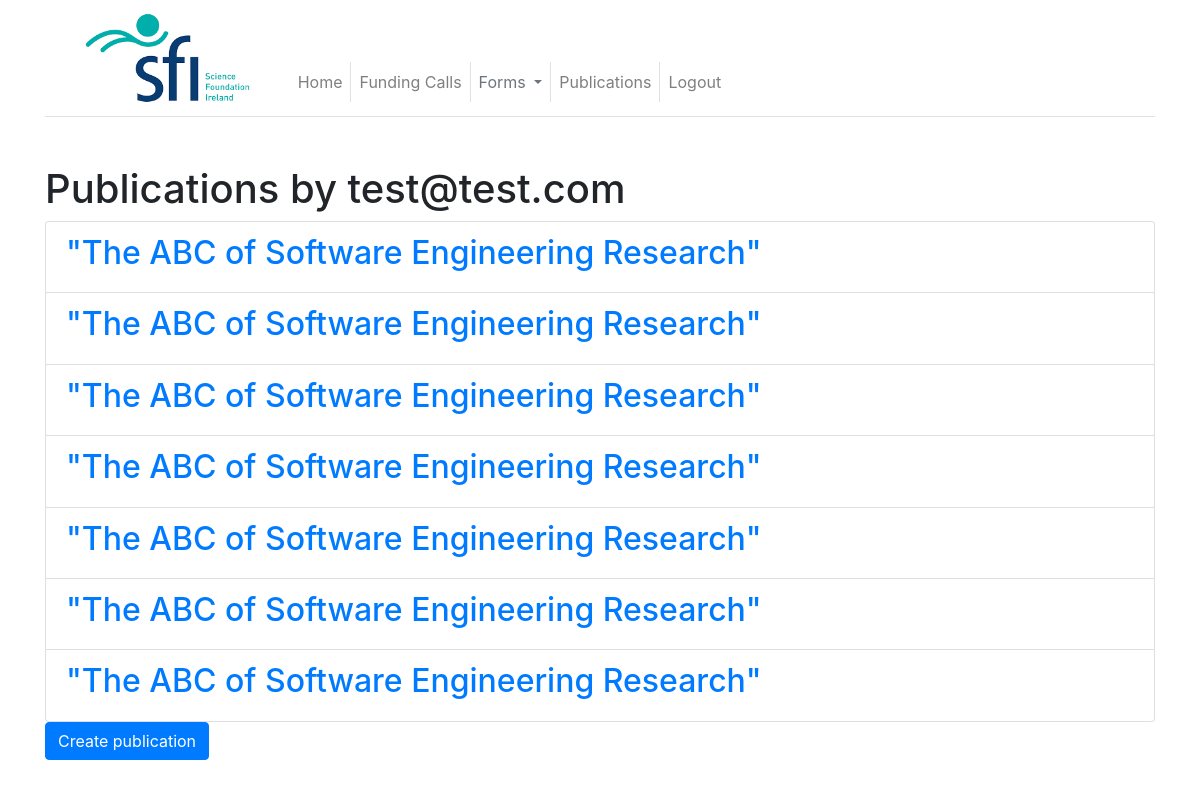
The app's page /publications/by/1 (signed in) with its own data.
### app/models.py (models this page shows, shortened)
class User(UserMixin, db.Model):
    id = db.Column(db.Integer, primary_key=True)
    orcid = db.Column(db.String(64), index=True, unique=True)
    username = db.Column(db.String(64), index=True, unique=True)
    email = db.Column(db.String(120), index=True, unique=True)
    password_hash = db.Column(db.String(128))
    is_admin = db.Column(db.Boolean, default=False)
    is_reviewer = db.Column(db.Boolean, default=False)
    posts = db.relationship("Post", backref="author", lazy="dynamic")
    about_me = db.Column(db.String(140))
    last_seen = db.Column(db.DateTime, default=datetime.utcnow)
    groups = db.relationship("GroupMembership", back_populates="user")
    general_information = db.relationship("GeneralInformation", uselist=False)
    education_information = db.relationship("EducationInformation")
    employment_information = db.relationship("EmploymentInformation")
    societies_information = db.relationship("SocietiesInformation")
    awards_information = db.relationship("AwardsInformation")
    funding_diversification = db.relationship("FundingDiversification")
    impacts = db.relationship("Impacts")
    innovation_and_commercialisation = db.relationship("InnovationAndCommercialisation")
    presentations = db.relationship("Presentations")
    academic_collaborations = db.relationship("AcademicCollaborations")
    non_academic_collaborations = db.relationship("NonAcademicCollaborations")
    events = db.relationship("Events")
    communications_overview = db.relationship("CommunicationsOverview")
    sfi_funding_ratio = db.relationship("SfiFundingRatio")
    education_public_engagement = db.relationship("EducationPublicEngagement")
    annual_report = db.relationship("AnnualReport")

class Publication(db.Model):
    id = db.Column(db.Integer, primary_key=True)
    primary_user = db.Column(db.Integer, db.ForeignKey("user.id"))
    year = db.Column(db.Integer)
    type = db.Column(db.String(64))
    status = db.Column(db.String(64))
    doi = db.Column(db.String(64))
    title = db.Column(db.Text)
    journal = db.Column(db.Text)

### app/publications.py (the view)
@app.route("/publications", defaults={"id": None})
@app.route("/publications/by/<int:id>")
@login_required
def list_publications(id):
    if id is None:
        user = None
        publications = Publication.query.all()
    else:
        user = User.query.filter_by(id=id).first_or_404()
        publications = Publication.query.filter_by(primary_user=id).all()
    return render_template("publications.html", user=user, publications=publications)

### app/models.py (called while the page is built)
@login.user_loader
def load_user(id):
    return User.query.get(int(id))

### app/routes.py (called while the page is built)
@app.before_request
def before_request():
    if current_user.is_authenticated:
        current_user.last_seen = datetime.utcnow()
        db.session.commit()

### app/templates/publications.html
{% extends "base.html" %}
{% block content %}
    {% if user %}
    <h1>Publications by {{ user.email }}</h1>
    {% else %}
    <h1>Publications</h1>
    {% endif %}
    <ul class="list-group">
    {% for publication in publications %}
        <li class="list-group-item">
            <h2><a href="{{ url_for('view_publication', id=publication.id) }}">"{{ publication.title }}"</a></h2>
        </li>
    {% endfor %}
    </ul>
    <p>
        <a class="btn btn-primary" href="{{ url_for('new_publication') }}">Create publication</a>
    </p>
{% endblock %}

### records on screen
User: email "test@test.com"
Publication: title "The ABC of Software Engineering Research"
Publication: title "The ABC of Software Engineering Research"
Publication: title "The ABC of Software Engineering Research"
Publication: title "The ABC of Software Engineering Research"
Publication: title "The ABC of Software Engineering Research"
Publication: title "The ABC of Software Engineering Research"
Publication: title "The ABC of Software Engineering Research"
